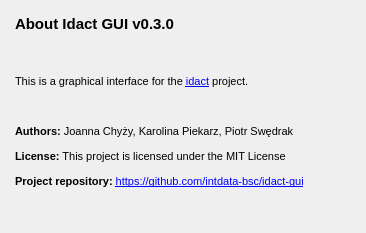
<?xml version="1.0" encoding="UTF-8"?>
<ui version="4.0">
 <class>About</class>
 <widget class="QWidget" name="About">
  <property name="geometry">
   <rect>
    <x>0</x>
    <y>0</y>
    <width>366</width>
    <height>233</height>
   </rect>
  </property>
  <property name="windowTitle">
   <string>About</string>
  </property>
  <property name="autoFillBackground">
   <bool>false</bool>
  </property>
  <layout class="QGridLayout" name="gridLayout">
   <item row="0" column="0">
    <widget class="QTextBrowser" name="textBrowser">
     <property name="autoFillBackground">
      <bool>false</bool>
     </property>
     <property name="styleSheet">
      <string notr="true">background: transparent</string>
     </property>
     <property name="frameShape">
      <enum>QFrame::NoFrame</enum>
     </property>
     <property name="frameShadow">
      <enum>QFrame::Sunken</enum>
     </property>
     <property name="html">
      <string>&lt;!DOCTYPE HTML PUBLIC &quot;-//W3C//DTD HTML 4.0//EN&quot; &quot;http://www.w3.org/TR/REC-html40/strict.dtd&quot;&gt;
&lt;html&gt;&lt;head&gt;&lt;meta name=&quot;qrichtext&quot; content=&quot;1&quot; /&gt;&lt;style type=&quot;text/css&quot;&gt;
p, li { white-space: pre-wrap; }
&lt;/style&gt;&lt;/head&gt;&lt;body style=&quot; font-family:'MS Shell Dlg 2'; font-size:8.25pt; font-weight:400; font-style:normal;&quot;&gt;
&lt;p style=&quot; margin-top:12px; margin-bottom:12px; margin-left:0px; margin-right:0px; -qt-block-indent:0; text-indent:0px;&quot;&gt;&lt;span style=&quot; font-size:11pt; font-weight:600;&quot;&gt;About Idact GUI v0.3.0&lt;/span&gt;&lt;/p&gt;
&lt;p style=&quot;-qt-paragraph-type:empty; margin-top:12px; margin-bottom:12px; margin-left:0px; margin-right:0px; -qt-block-indent:0; text-indent:0px; font-size:11pt; font-weight:600;&quot;&gt;&lt;br /&gt;&lt;/p&gt;
&lt;p style=&quot; margin-top:12px; margin-bottom:12px; margin-left:0px; margin-right:0px; -qt-block-indent:0; text-indent:0px;&quot;&gt;This is a graphical interface for the &lt;a href=&quot;https://github.com/garstka/idact&quot;&gt;&lt;span style=&quot; font-size:8pt; text-decoration: underline; color:#0000ff;&quot;&gt;idact&lt;/span&gt;&lt;/a&gt; project.&lt;/p&gt;
&lt;p style=&quot;-qt-paragraph-type:empty; margin-top:12px; margin-bottom:12px; margin-left:0px; margin-right:0px; -qt-block-indent:0; text-indent:0px;&quot;&gt;&lt;br /&gt;&lt;/p&gt;
&lt;p style=&quot; margin-top:12px; margin-bottom:12px; margin-left:0px; margin-right:0px; -qt-block-indent:0; text-indent:0px;&quot;&gt;&lt;span style=&quot; font-weight:600;&quot;&gt;Authors:&lt;/span&gt; Joanna Chyży, Karolina Piekarz, Piotr Swędrak&lt;/p&gt;
&lt;p style=&quot; margin-top:12px; margin-bottom:12px; margin-left:0px; margin-right:0px; -qt-block-indent:0; text-indent:0px;&quot;&gt;&lt;span style=&quot; font-weight:600;&quot;&gt;License:&lt;/span&gt; This project is licensed under the MIT License&lt;/p&gt;
&lt;p style=&quot; margin-top:12px; margin-bottom:12px; margin-left:0px; margin-right:0px; -qt-block-indent:0; text-indent:0px;&quot;&gt;&lt;span style=&quot; font-weight:600;&quot;&gt;Project repository:&lt;/span&gt; &lt;a href=&quot;https://github.com/intdata-bsc/idact-gui&quot;&gt;&lt;span style=&quot; font-size:8pt; text-decoration: underline; color:#0000ff;&quot;&gt;https://github.com/intdata-bsc/idact-gui&lt;/span&gt;&lt;/a&gt;&lt;/p&gt;&lt;/body&gt;&lt;/html&gt;</string>
     </property>
     <property name="openExternalLinks">
      <bool>true</bool>
     </property>
    </widget>
   </item>
  </layout>
 </widget>
 <resources/>
 <connections/>
</ui>
